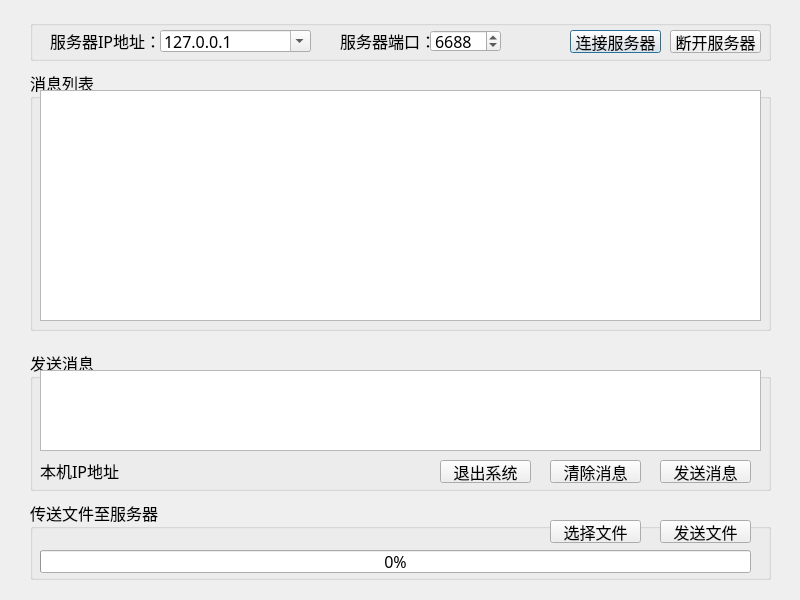
<?xml version="1.0" encoding="UTF-8"?>
<ui version="4.0">
 <class>MainDialog</class>
 <widget class="QDialog" name="MainDialog">
  <property name="geometry">
   <rect>
    <x>0</x>
    <y>0</y>
    <width>800</width>
    <height>600</height>
   </rect>
  </property>
  <property name="windowTitle">
   <string>客户端与服务器架构系统-TCP客户端</string>
  </property>
  <property name="windowIcon">
   <iconset resource="Images.qrc">
    <normaloff>:/Image/setting.png</normaloff>:/Image/setting.png</iconset>
  </property>
  <widget class="QPlainTextEdit" name="plainTextEdit_SendMsg">
   <property name="geometry">
    <rect>
     <x>40</x>
     <y>370</y>
     <width>721</width>
     <height>81</height>
    </rect>
   </property>
   <property name="font">
    <font>
     <family>仿宋</family>
     <pointsize>12</pointsize>
    </font>
   </property>
  </widget>
  <widget class="QGroupBox" name="groupBox">
   <property name="geometry">
    <rect>
     <x>30</x>
     <y>20</y>
     <width>741</width>
     <height>41</height>
    </rect>
   </property>
   <property name="font">
    <font>
     <pointsize>12</pointsize>
    </font>
   </property>
   <property name="title">
    <string/>
   </property>
   <widget class="QComboBox" name="comboBox_ServerIP">
    <property name="geometry">
     <rect>
      <x>130</x>
      <y>10</y>
      <width>151</width>
      <height>22</height>
     </rect>
    </property>
    <property name="font">
     <font>
      <family>仿宋</family>
      <pointsize>12</pointsize>
     </font>
    </property>
    <property name="editable">
     <bool>true</bool>
    </property>
    <item>
     <property name="text">
      <string>127.0.0.1</string>
     </property>
    </item>
   </widget>
   <widget class="QLabel" name="label">
    <property name="geometry">
     <rect>
      <x>20</x>
      <y>10</y>
      <width>111</width>
      <height>21</height>
     </rect>
    </property>
    <property name="font">
     <font>
      <family>仿宋</family>
      <pointsize>12</pointsize>
     </font>
    </property>
    <property name="text">
     <string>服务器IP地址：</string>
    </property>
   </widget>
   <widget class="QPushButton" name="pushButton_Connect">
    <property name="enabled">
     <bool>true</bool>
    </property>
    <property name="geometry">
     <rect>
      <x>540</x>
      <y>10</y>
      <width>91</width>
      <height>23</height>
     </rect>
    </property>
    <property name="font">
     <font>
      <family>仿宋</family>
      <pointsize>12</pointsize>
     </font>
    </property>
    <property name="text">
     <string>连接服务器</string>
    </property>
   </widget>
   <widget class="QPushButton" name="pushButton_Disconnect">
    <property name="geometry">
     <rect>
      <x>640</x>
      <y>10</y>
      <width>91</width>
      <height>23</height>
     </rect>
    </property>
    <property name="font">
     <font>
      <family>仿宋</family>
      <pointsize>12</pointsize>
     </font>
    </property>
    <property name="text">
     <string>断开服务器</string>
    </property>
   </widget>
   <widget class="QLabel" name="label_2">
    <property name="geometry">
     <rect>
      <x>310</x>
      <y>10</y>
      <width>101</width>
      <height>21</height>
     </rect>
    </property>
    <property name="font">
     <font>
      <family>仿宋</family>
      <pointsize>12</pointsize>
     </font>
    </property>
    <property name="text">
     <string>服务器端口：</string>
    </property>
   </widget>
   <widget class="QSpinBox" name="spinBox_ServerPort">
    <property name="geometry">
     <rect>
      <x>400</x>
      <y>10</y>
      <width>71</width>
      <height>22</height>
     </rect>
    </property>
    <property name="font">
     <font>
      <family>仿宋</family>
      <pointsize>12</pointsize>
     </font>
    </property>
    <property name="maximum">
     <number>65535</number>
    </property>
    <property name="singleStep">
     <number>1</number>
    </property>
    <property name="value">
     <number>6688</number>
    </property>
   </widget>
  </widget>
  <widget class="QGroupBox" name="groupBox_2">
   <property name="geometry">
    <rect>
     <x>30</x>
     <y>70</y>
     <width>741</width>
     <height>261</height>
    </rect>
   </property>
   <property name="font">
    <font>
     <family>仿宋</family>
     <pointsize>12</pointsize>
    </font>
   </property>
   <property name="title">
    <string>消息列表</string>
   </property>
   <widget class="QPlainTextEdit" name="plainTextEdit">
    <property name="geometry">
     <rect>
      <x>10</x>
      <y>20</y>
      <width>721</width>
      <height>231</height>
     </rect>
    </property>
    <property name="font">
     <font>
      <family>仿宋</family>
      <pointsize>12</pointsize>
     </font>
    </property>
    <property name="styleSheet">
     <string notr="true"/>
    </property>
    <property name="frameShape">
     <enum>QFrame::StyledPanel</enum>
    </property>
    <property name="frameShadow">
     <enum>QFrame::Sunken</enum>
    </property>
    <property name="tabChangesFocus">
     <bool>false</bool>
    </property>
    <property name="readOnly">
     <bool>true</bool>
    </property>
   </widget>
  </widget>
  <widget class="QGroupBox" name="groupBox_3">
   <property name="geometry">
    <rect>
     <x>30</x>
     <y>350</y>
     <width>741</width>
     <height>141</height>
    </rect>
   </property>
   <property name="font">
    <font>
     <family>仿宋</family>
     <pointsize>12</pointsize>
    </font>
   </property>
   <property name="title">
    <string>发送消息</string>
   </property>
   <widget class="QPushButton" name="pushButton_Exit">
    <property name="geometry">
     <rect>
      <x>410</x>
      <y>110</y>
      <width>91</width>
      <height>23</height>
     </rect>
    </property>
    <property name="font">
     <font>
      <family>仿宋</family>
      <pointsize>12</pointsize>
     </font>
    </property>
    <property name="text">
     <string>退出系统</string>
    </property>
   </widget>
   <widget class="QPushButton" name="pushButton_ClearMsg">
    <property name="geometry">
     <rect>
      <x>520</x>
      <y>110</y>
      <width>91</width>
      <height>23</height>
     </rect>
    </property>
    <property name="font">
     <font>
      <family>仿宋</family>
      <pointsize>12</pointsize>
     </font>
    </property>
    <property name="text">
     <string>清除消息</string>
    </property>
   </widget>
   <widget class="QPushButton" name="pushButton_SendMsg">
    <property name="geometry">
     <rect>
      <x>630</x>
      <y>110</y>
      <width>91</width>
      <height>23</height>
     </rect>
    </property>
    <property name="font">
     <font>
      <family>仿宋</family>
      <pointsize>12</pointsize>
     </font>
    </property>
    <property name="text">
     <string>发送消息</string>
    </property>
   </widget>
   <widget class="QLabel" name="label_LocalIP">
    <property name="geometry">
     <rect>
      <x>10</x>
      <y>110</y>
      <width>351</width>
      <height>21</height>
     </rect>
    </property>
    <property name="font">
     <font>
      <family>仿宋</family>
      <pointsize>12</pointsize>
     </font>
    </property>
    <property name="text">
     <string>本机IP地址</string>
    </property>
   </widget>
  </widget>
  <widget class="QGroupBox" name="groupBox_4">
   <property name="geometry">
    <rect>
     <x>30</x>
     <y>500</y>
     <width>741</width>
     <height>80</height>
    </rect>
   </property>
   <property name="font">
    <font>
     <family>仿宋</family>
     <pointsize>12</pointsize>
    </font>
   </property>
   <property name="title">
    <string>传送文件至服务器</string>
   </property>
   <widget class="QPushButton" name="pushButton_SelectFile">
    <property name="geometry">
     <rect>
      <x>520</x>
      <y>20</y>
      <width>91</width>
      <height>23</height>
     </rect>
    </property>
    <property name="font">
     <font>
      <family>仿宋</family>
      <pointsize>12</pointsize>
     </font>
    </property>
    <property name="text">
     <string>选择文件</string>
    </property>
   </widget>
   <widget class="QPushButton" name="pushButton_SendFile">
    <property name="geometry">
     <rect>
      <x>630</x>
      <y>20</y>
      <width>91</width>
      <height>23</height>
     </rect>
    </property>
    <property name="font">
     <font>
      <family>仿宋</family>
      <pointsize>12</pointsize>
     </font>
    </property>
    <property name="text">
     <string>发送文件</string>
    </property>
   </widget>
   <widget class="QProgressBar" name="progressBar">
    <property name="geometry">
     <rect>
      <x>10</x>
      <y>50</y>
      <width>711</width>
      <height>23</height>
     </rect>
    </property>
    <property name="font">
     <font>
      <family>仿宋</family>
      <pointsize>12</pointsize>
     </font>
    </property>
    <property name="value">
     <number>0</number>
    </property>
   </widget>
  </widget>
  <zorder>groupBox_4</zorder>
  <zorder>groupBox_3</zorder>
  <zorder>groupBox_2</zorder>
  <zorder>groupBox</zorder>
  <zorder>plainTextEdit_SendMsg</zorder>
 </widget>
 <resources>
  <include location="Images.qrc"/>
 </resources>
 <connections/>
</ui>
